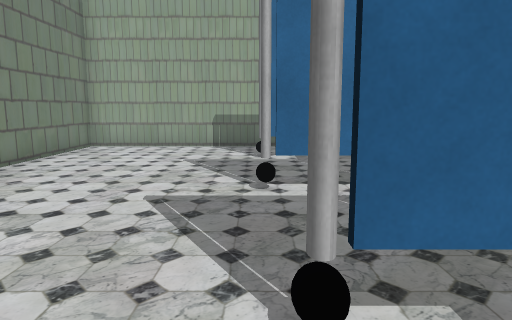
view 1 (above)

24 first-person views from a walk through a 3-D level made in the Unity game engine. The camera is 1.3 m above the floor, tilts 8° down and sees 70° across. The floor is counted in squares, 1 m on a side. Each view is taken from the middle of a square. On the plan, view 1 faces up. The plan holds only what a view shows up to about 15 squares ahead; the rest is blank. The place goes on beyond the plan. Some surface patterns are stand-ins.

view 2
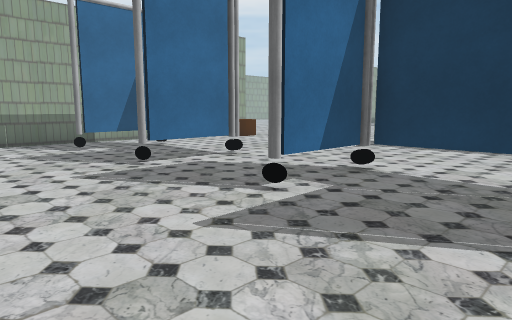

view 3
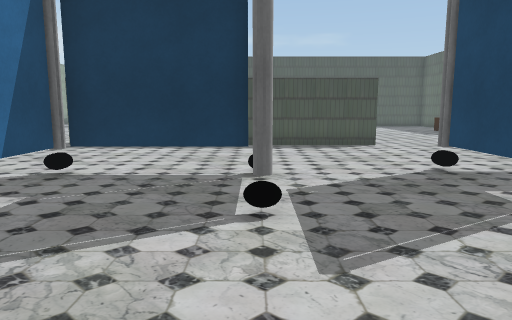

view 4
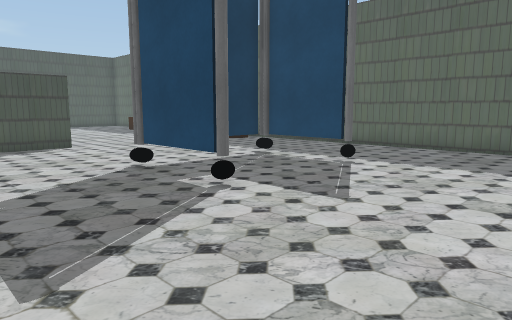

view 5
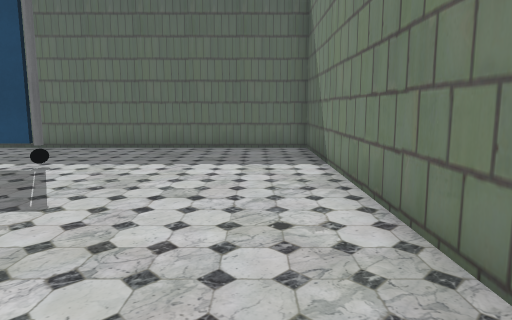

view 6
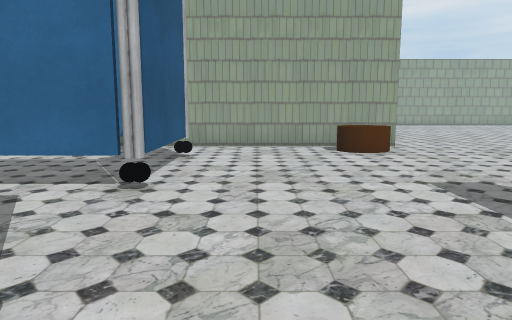

view 7
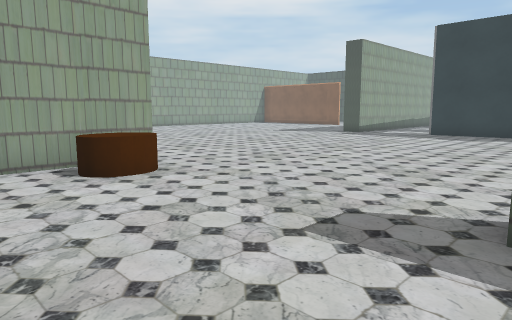

view 8
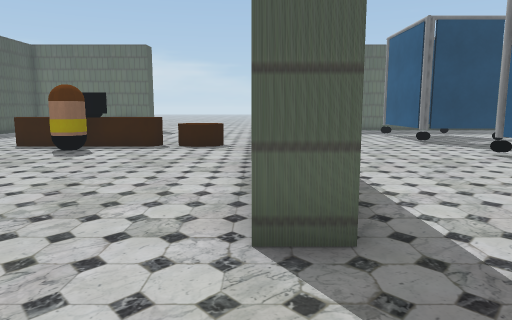

view 9
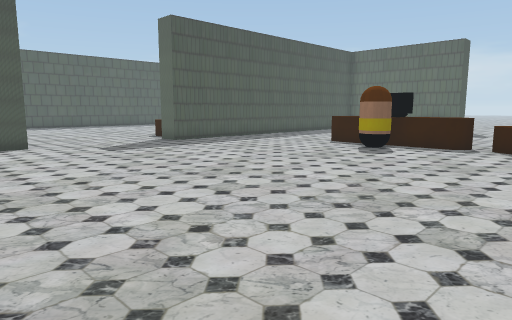

view 10
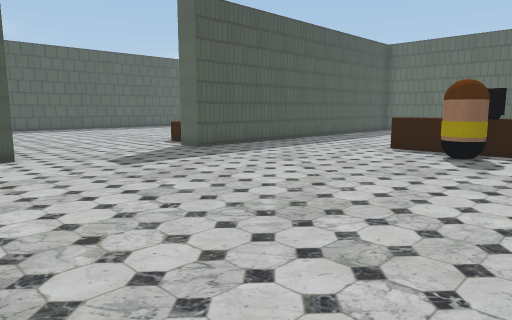

view 11
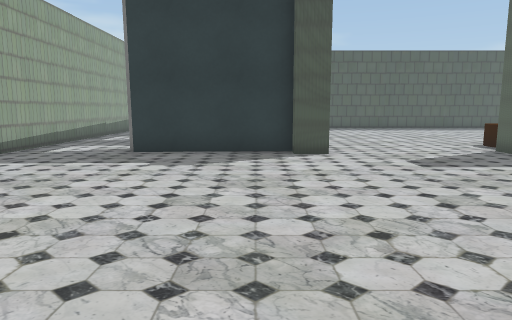

view 12
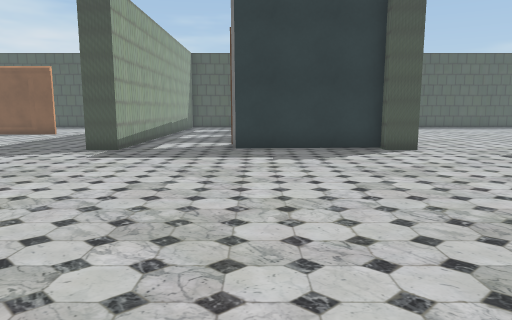

view 13
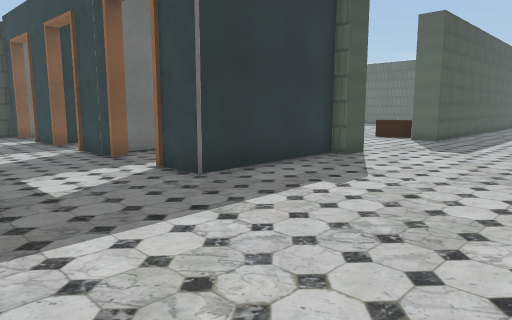

view 14
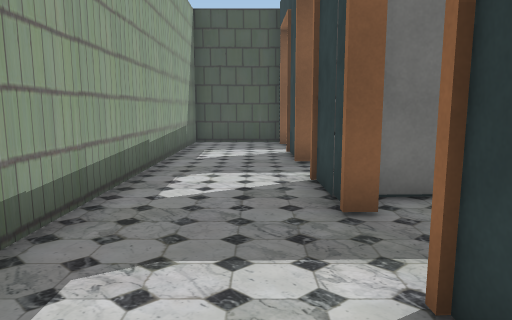

view 15
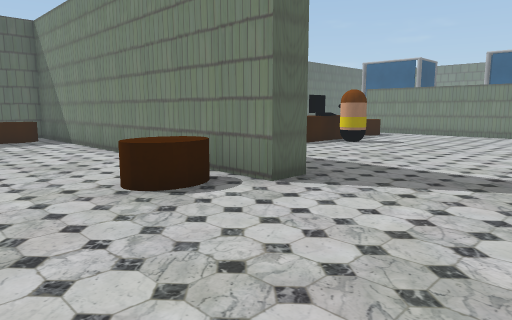

view 16
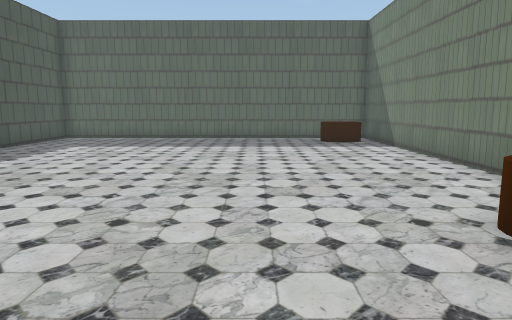

view 17
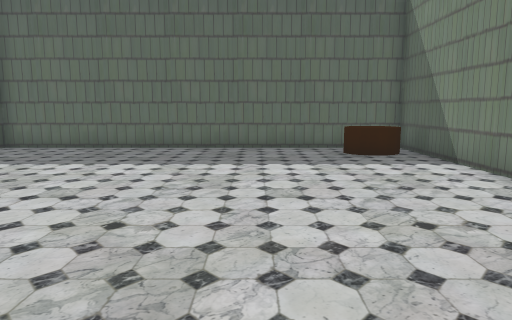

view 18
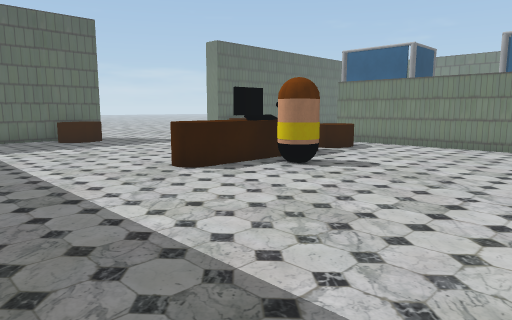

view 19
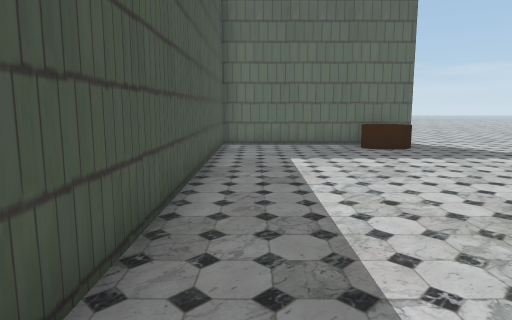

view 20
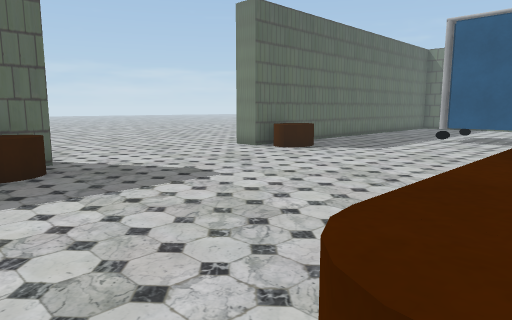

view 21
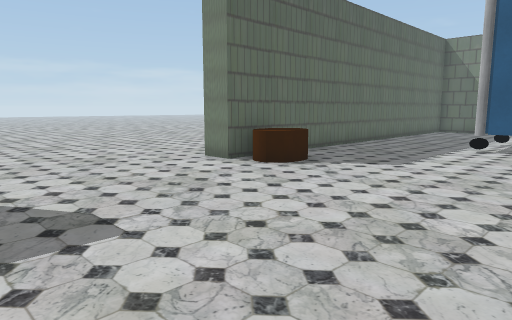

view 22
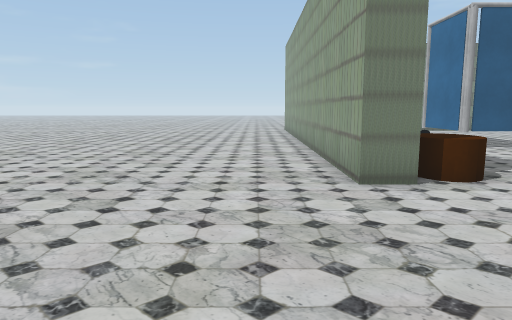

view 23
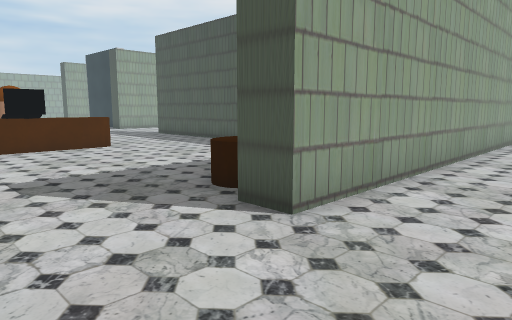

view 24
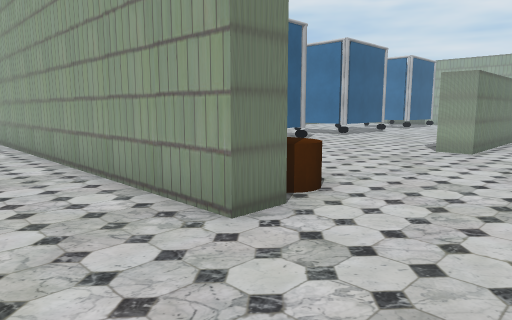

### Floor plan
Key: @ floor where view 1 was taken; # wall or solid block; . floor; ^ raised ledge; P grey pole; T thing the floor can be seen under or through; C cylinder; O other object.
Columns run from 6 left of view 1 to 36 right of it. Each row starts with its distance up from view 1.
 15                  .....  ......#
 14                  .............#############
 13 ################...........................
 12 #.............CC...........................
 11 #.............CC..............O#.O##..##...
 10 #.....PTT ....................# ..#   .#
  9 #........T....................#   #
  8 #........T....................#
  7  ........T....................#
  6   ....PTTP....................#
  5   .............##.............#
  4    ............  ...................
  3    ............  ...................
  2    ...P##P.....  ...................
  1    ......T.....  ...................
  0    ...@..T..... #.....................
 -1     .....T..... #............##CC.....
 -2   . ..P  P.....##............##CC......
 -3     ...........##.....O......##.........
 -4 #..............##.....O......##.........
 -5 #..............##CCCC^O^C....##..........
 -6 #......P##P....##.C..........##...........
 -7 #.........T..................##...........
 -8 #.........T..................##............
 -9 #.........T..................##............
-10 #......P##P..................##............
-11 #............................##............
-12 #............................##CC..........
-13 #.............CC.......CC....##CC..........
-14 ################.......####################
-15    #############.......#############
-16       ...........................
-17        .....................
-18        ................

Where each view was taken, in squares from view 1:
view 1: 0 up, 0 right, facing up
view 2: 2 down, 4 left, facing up-right
view 3: 2 down, 4 left, facing right
view 4: 2 down, 4 left, facing down-right
view 5: 2 down, 4 left, facing down
view 6: 0 up, 5 right, facing up
view 7: 4 up, 5 right, facing up-right
view 8: 8 up, 10 right, facing down
view 9: 8 up, 10 right, facing down-right
view 10: 7 up, 13 right, facing down-right
view 11: 7 up, 13 right, facing right
view 12: 10 up, 12 right, facing right
view 13: 15 up, 18 right, facing down-right
view 14: 12 up, 23 right, facing right
view 15: 4 up, 29 right, facing down-left
view 16: 2 up, 29 right, facing down
view 17: 2 down, 29 right, facing down
view 18: 2 up, 23 right, facing down-left
view 19: 1 down, 22 right, facing down
view 20: 5 down, 19 right, facing down-left
view 21: 7 down, 16 right, facing down-left
view 22: 17 down, 16 right, facing left
view 23: 18 down, 13 right, facing up-right
view 24: 18 down, 13 right, facing up-left
